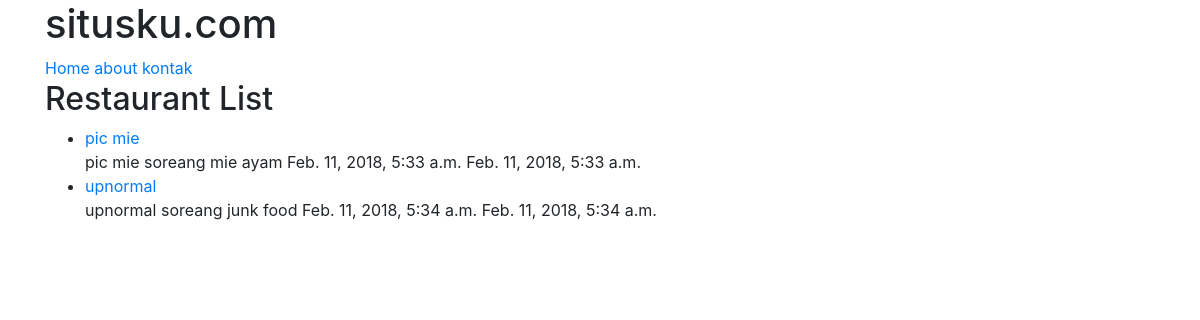
The page /restaurants/ on the database as committed earlier.
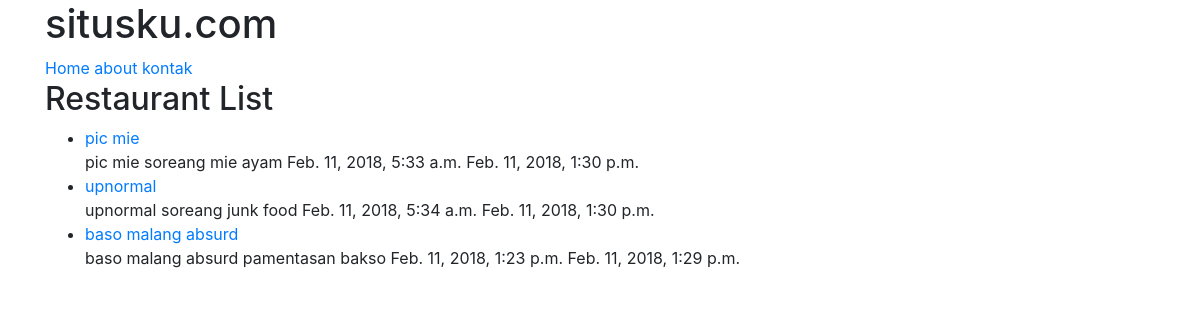
The same page on the database as committed later.
### restaurants/models.py (models this page shows, shortened)
class RestaurantLocation(models.Model):
	name		=models.CharField(max_length=120)
	location	=models.CharField(max_length=120,null=True,blank=True)
	category	=models.CharField(max_length=120,null=True,blank=True)
	timestamp	=models.DateTimeField(auto_now_add=True)
	updated		=models.DateTimeField(auto_now=True)
	slug		=models.SlugField(null=True,blank=True)
	def __str__(self):
		return self.name

### restaurants/views.py (the view)
# urls.py: url(r'^restaurants/$', RestaurantListView.as_view()),
class RestaurantListView(ListView):
	def get_queryset(self):
		slug =self.kwargs.get("slug")
		if slug:
			queryset=RestaurantLocation.objects.filter(
				Q(category__iexact=slug) |
				Q(category__icontains=slug)
				)
		else:
			queryset=RestaurantLocation.objects.all()
		return queryset

### restaurants/templates/restaurants/restaurantlocation_list.html
{% extends "base.html" %}
{% block content %}
<h2>Restaurant List</h2>
<ul>
	{% for obj in object_list %}
		<li><a href='/restaurants/{{ obj.slug }}/'>{{ obj }} </a><br/>
		{{ obj.name }} {{ obj.location }} {{ obj.category }} {{ obj.timestamp }} {{ obj.updated }}</li>
	{% endfor %}
</ul>
{% endblock content %}

Rows that differ between the two databases and show on the page:
changed RestaurantLocation "pic mie": updated "Feb. 11, 2018, 5:33 a.m." → "Feb. 11, 2018, 1:30 p.m."
changed RestaurantLocation "upnormal": updated "Feb. 11, 2018, 5:34 a.m." → "Feb. 11, 2018, 1:30 p.m."
added RestaurantLocation: name "baso malang absurd", location "pamentasan", category "bakso", timestamp "Feb. 11, 2018, 1:23 p.m.", updated "Feb. 11, 2018, 1:29 p.m."
